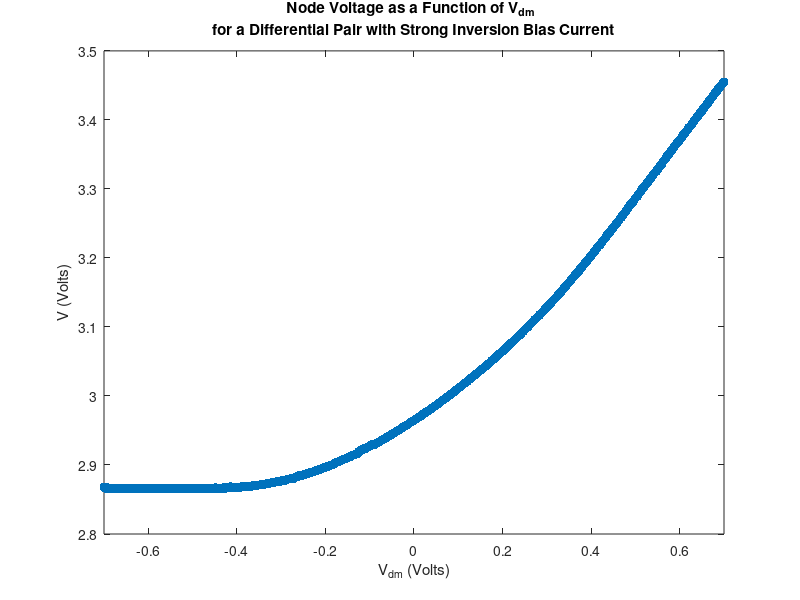

This figure's MATLAB source:
%node voltage weak inversion

load('Exp2_Vb1_Data.mat');
interval = 5;
Vdm = linspace(-0.7,0.7,500);
Idm = Exp1_Vb1_V245_I1 - Exp1_Vb1_V245_I2;
Icm = Exp1_Vb1_V245_I1 + Exp1_Vb1_V245_I2;
I1 = Exp1_Vb1_V245_I1;
I2 = Exp1_Vb1_V245_I2;
V = Exp1_Vb1_V245_V;

plot(Vdm,V,'.','MarkerSize',20); hold on;
xlabel('V_{dm} (Volts)')
ylabel('V (Volts)');
title({'Node Voltage as a Function of V_{dm} ';'for a Differential Pair with Strong Inversion Bias Current'});
% leg = legend('Node Voltage for V_2 = 1 V','Location','NorthWest');
xlim([-0.7 0.7])
% set(leg,'Position',[0.1456    0.5968    0.2042    0.1502]);
% set(leg,'FontSize',20);